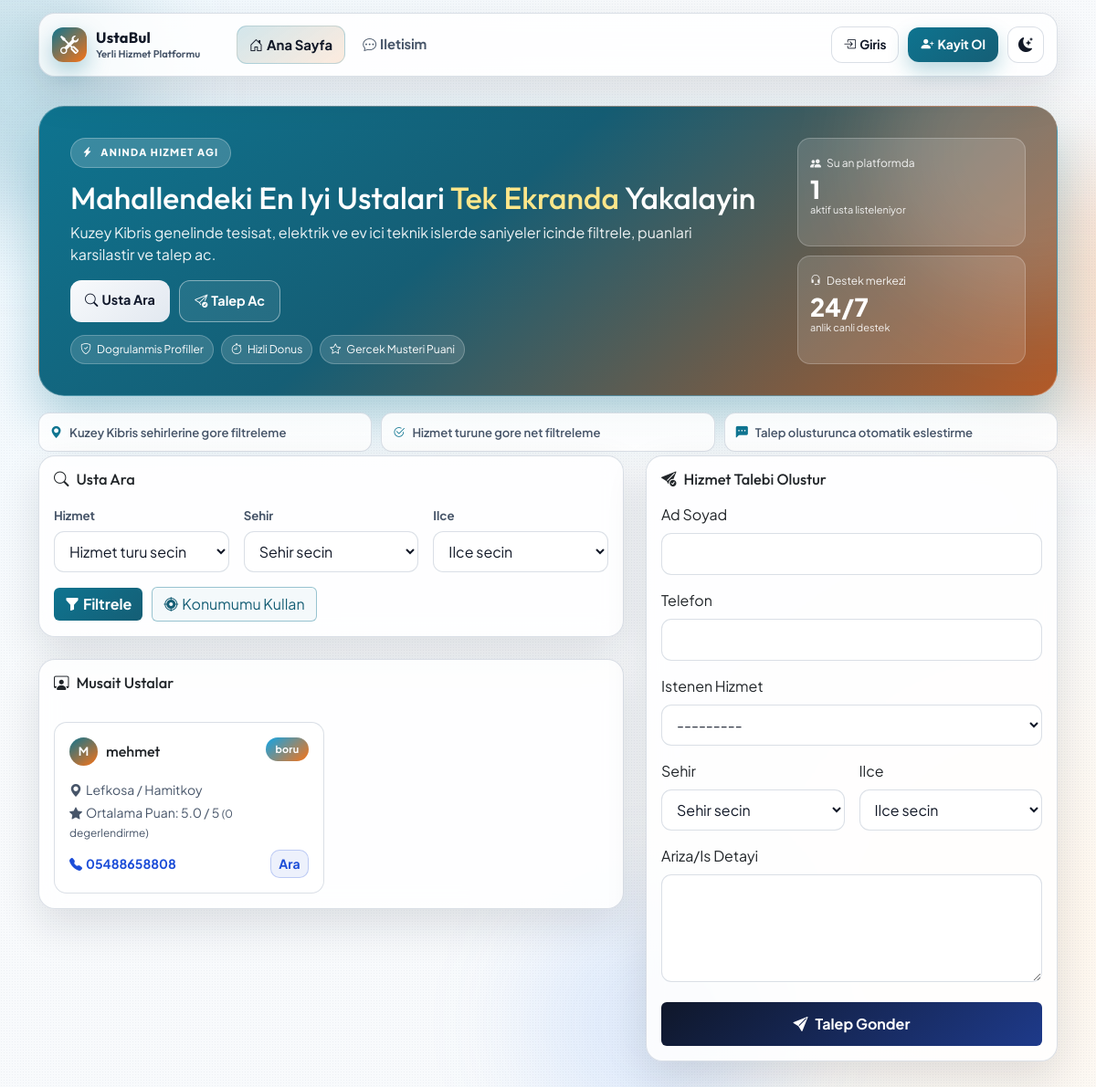
The page / on the database its author committed.
### Myapp/models.py (models this page shows, shortened)
class Provider(models.Model):
    full_name = models.CharField(max_length=120)
    service_type = models.ForeignKey(ServiceType, on_delete=models.CASCADE, related_name="providers")
    city = models.CharField(max_length=80)
    district = models.CharField(max_length=80)
    phone = models.CharField(max_length=20)
    latitude = models.DecimalField(max_digits=9, decimal_places=6, null=True, blank=True)
    longitude = models.DecimalField(max_digits=9, decimal_places=6, null=True, blank=True)
    rating = models.DecimalField(max_digits=2, decimal_places=1, default=5.0)
    is_available = models.BooleanField(default=True)
    description = models.TextField(blank=True)
    created_at = models.DateTimeField(auto_now_add=True)
    class Meta:
        ordering = ["-is_available", "-rating", "full_name"]

class ServiceType(models.Model):
    name = models.CharField(max_length=80, unique=True)
    slug = models.SlugField(unique=True)
    class Meta:
        ordering = ["name"]
    def __str__(self):
        return self.name

### Myapp/views.py (the view)
# urls.py: path('', views.index, name='index'),
def index(request):
    search_form = ServiceSearchForm(request.GET or None)
    providers_qs = (
        Provider.objects.filter(is_available=True)
        .select_related("service_type")
        .annotate(ratings_count=Count("ratings"))
    )
    location_used = False
    if search_form.is_valid():
        service_type = search_form.cleaned_data.get("service_type")
        city = (search_form.cleaned_data.get("city") or "").strip()
        district = (search_form.cleaned_data.get("district") or "").strip()
        user_latitude = search_form.cleaned_data.get("latitude")
        user_longitude = search_form.cleaned_data.get("longitude")
        if service_type:
            providers_qs = providers_qs.filter(service_type=service_type)
        if city:
            providers_qs = providers_qs.filter(city__icontains=city)
        if district:
            providers_qs = providers_qs.filter(district__icontains=district)
        providers = list(providers_qs[:100])
        if user_latitude is not None and user_longitude is not None:
            location_used = True
            for provider in providers:
                if provider.latitude is not None and provider.longitude is not None:
                    provider.distance_km = round(
                        haversine_km(
                            float(user_latitude),
                            float(user_longitude),
                            float(provider.latitude),
                            float(provider.longitude),
                        ),
                        1,
                    )
                else:
                    provider.distance_km = None
            providers.sort(
                key=lambda p: (
                    p.distance_km is None,
                    p.distance_km if p.distance_km is not None else 10**9,
                    -float(p.rating),
                )
            )
        else:
            for provider in providers:
                provider.distance_km = None
    else:
        providers = list(providers_qs[:12])
        for provider in providers:
            provider.distance_km = None
    request_form = ServiceRequestForm(initial=build_request_form_initial(request))
    context = {
        "search_form": search_form,
        "request_form": request_form,
        "providers": providers[:12],
        "location_used": location_used,
        "city_district_map_json": get_city_district_map_json(),
    }
    return render(request, "Myapp/index.html", context)

### Myapp/forms.py
class ServiceSearchForm(forms.Form):
    service_type = forms.ModelChoiceField(
        queryset=ServiceType.objects.all(),
        empty_label="Hizmet turu secin",
        required=False,
        label="Hizmet",
    )
    city = forms.ChoiceField(choices=[("", "Sehir secin")] + NC_CITY_CHOICES, required=False, label="Sehir")
    district = forms.ChoiceField(choices=[("", "Ilce secin")] + NC_DISTRICT_CHOICES, required=False, label="Ilce")
    latitude = forms.FloatField(required=False, widget=forms.HiddenInput())
    longitude = forms.FloatField(required=False, widget=forms.HiddenInput())

class ServiceRequestForm(forms.ModelForm):
    city = forms.ChoiceField(choices=[("", "Sehir secin")] + NC_CITY_CHOICES, label="Sehir")
    district = forms.ChoiceField(choices=[("", "Ilce secin")] + NC_DISTRICT_CHOICES, label="Ilce")
    class Meta:
        model = ServiceRequest
        fields = ["customer_name", "customer_phone", "service_type", "city", "district", "details"]
        labels = {
            "customer_name": "Ad Soyad",
            "customer_phone": "Telefon",
            "service_type": "Istenen Hizmet",
            "city": "Sehir",
            "district": "Ilce",
            "details": "Ariza/Is Detayi",
        }
        widgets = {
            "details": forms.Textarea(attrs={"rows": 4}),
        }

### Myapp/views.py (called while the page is built, shortened)
def build_request_form_initial(request):
    if not request.user.is_authenticated:
        return {}

def get_city_district_map_json():
    return json.dumps(NC_CITY_DISTRICT_MAP)

### Myapp/templates/Myapp/index.html (shortened to what this page needs)
{% extends "base.html" %}
{% block content %}
<section class="hero-spotlight reveal-up">
  <div class="hero-layout">
    <div class="hero-copy">
      <span class="hero-badge"><i class="bi bi-lightning-charge-fill"></i>ANINDA HIZMET AGI</span>
      <h1>Mahallendeki En Iyi Ustalari <span>Tek Ekranda</span> Yakalayin</h1>
      <p>Kuzey Kibris genelinde tesisat, elektrik ve ev ici teknik islerde saniyeler icinde filtrele, puanlari karsilastir ve talep ac.</p>
      <div class="hero-actions">
        <a class="btn hero-btn hero-btn-solid" href="#search-panel"><i class="bi bi-search me-1"></i>Usta Ara</a>
        <a class="btn hero-btn hero-btn-outline" href="#talep-form"><i class="bi bi-send-check me-1"></i>Talep Ac</a>
      </div>
      <div class="trust-ribbon">
        <span><i class="bi bi-shield-check"></i>Dogrulanmis Profiller</span>
        <span><i class="bi bi-stopwatch"></i>Hizli Donus</span>
        <span><i class="bi bi-star"></i>Gercek Musteri Puani</span>
      </div>
    </div>
    <aside class="hero-metrics">
      <div class="metric-card">
        <p class="metric-top"><i class="bi bi-people-fill"></i>Su an platformda</p>
        <p class="metric-value">{{ providers|length }}</p>
        <p class="metric-note">aktif usta listeleniyor</p>
      </div>
      <div class="metric-card">
        <p class="metric-top"><i class="bi bi-headset"></i>Destek merkezi</p>
        <p class="metric-value">24/7</p>
        <p class="metric-note">anlik canli destek</p>
      </div>
    </aside>
  </div>
</section>
<section class="status-strip reveal-up delay-1">
  <div class="status-item"><i class="bi bi-geo-alt-fill"></i>Kuzey Kibris sehirlerine gore filtreleme</div>
  <div class="status-item"><i class="bi bi-check2-circle"></i>Hizmet turune gore net filtreleme</div>
  <div class="status-item"><i class="bi bi-chat-left-dots-fill"></i>Talep olusturunca otomatik eslestirme</div>
</section>
<section class="row g-4 align-items-start">
  <div class="col-xl-7">
    <div class="card panel-card shadow-sm reveal-up delay-1" id="search-panel">
      <div class="card-body">
        <h2 class="h5 mb-3 section-title"><i class="bi bi-search me-2"></i>Usta Ara</h2>
        <form method="get" class="row g-3 search-form" id="search-form">
          <div class="col-lg-4">
            <label class="form-label">{{ search_form.service_type.label }}</label>
            {{ search_form.service_type }}
          </div>
          <div class="col-lg-4">
            <label class="form-label">{{ search_form.city.label }}</label>
            {{ search_form.city }}
          </div>
          <div class="col-lg-4">
            <label class="form-label">{{ search_form.district.label }}</label>
            {{ search_form.district }}
          </div>
          <div class="col-12 form-toolbar">
            <button type="submit" class="btn btn-primary btn-main"><i class="bi bi-funnel-fill me-1"></i>Filtrele</button>
            <button type="button" class="btn btn-outline-success btn-location" id="use-location-btn"><i class="bi bi-crosshair2 me-1"></i>Konumumu Kullan</button>
          </div>
        </form>
      </div>
    </div>
    <div class="card panel-card shadow-sm mt-4 reveal-up delay-2">
      <div class="card-body">
        <div class="d-flex align-items-center justify-content-between flex-wrap gap-2 mb-3">
          <h2 class="h5 mb-0 section-title"><i class="bi bi-person-workspace me-2"></i>Musait Ustalar</h2>
        </div>
        {% if providers %}
          <div class="row g-3 provider-grid">
            {% for provider in providers %}
              <div class="col-md-6 col-xl-6">
                <article class="provider-card p-3 h-100">
                  <div class="d-flex align-items-start justify-content-between mb-3">
                    <div class="provider-head">
                      <span class="avatar-dot">{{ provider.full_name|slice:":1"|upper }}</span>
                      <h3 class="h6 mb-0">{{ provider.full_name }}</h3>
                    </div>
                    <span class="pill">{{ provider.service_type.name }}</span>
                  </div>
                  <p class="small mb-1 provider-location"><i class="bi bi-geo-alt-fill me-1"></i>{{ provider.city }} / {{ provider.district }}</p>
                  <p class="small mb-1 provider-rating">
                    <i class="bi bi-star-fill me-1"></i>Ortalama Puan: {{ provider.rating }} / 5
                    <span class="rating-count">({{ provider.ratings_count }} degerlendirme)</span>
                  </p>
                  <div class="provider-bottom">
                    <p class="small mb-0 provider-phone"><i class="bi bi-telephone-fill me-1"></i><strong>{{ provider.phone }}</strong></p>
                    <a href="tel:{{ provider.phone }}" class="btn btn-sm provider-call-btn">Ara</a>
                  </div>
                </article>
              </div>
            {% endfor %}
          </div>
        {% else %}
          <p class="mb-0">Kriterlere uygun usta bulunamadi.</p>
        {% endif %}
      </div>
    </div>
  </div>
  <div class="col-xl-5">
    <div class="card panel-card shadow-sm sticky-form reveal-up delay-3" id="talep-form">
      <div class="card-body">
        <h2 class="h5 mb-3 section-title"><i class="bi bi-send-check-fill me-2"></i>Hizmet Talebi Olustur</h2>
        <form method="post" action="{% url 'create_request' %}" class="row g-3" id="request-form">
          <div class="col-12">
            <label class="form-label">{{ request_form.customer_name.label }}</label>
            {{ request_form.customer_name }}
          </div>
          <div class="col-12">
            <label class="form-label">{{ request_form.customer_phone.label }}</label>
            {{ request_form.customer_phone }}
          </div>
          <div class="col-12">
            <label class="form-label">{{ request_form.service_type.label }}</label>
            {{ request_form.service_type }}
          </div>
          <div class="col-md-6">
            <label class="form-label">{{ request_form.city.label }}</label>
            {{ request_form.city }}
          </div>
          <div class="col-md-6">
            <label class="form-label">{{ request_form.district.label }}</label>
            {{ request_form.district }}
          </div>
          <div class="col-12">
            <label class="form-label">{{ request_form.details.label }}</label>
            {{ request_form.details }}
          </div>
          <div class="col-12">
            <button type="submit" class="btn btn-dark w-100 btn-main-dark"><i class="bi bi-send-fill me-2"></i>Talep Gonder</button>
          </div>
        </form>
      </div>
    </div>
  </div>
</section>
{% endblock %}

### templates/base.html (shortened to what this page needs)
{% load static %}
<!doctype html>
<html lang="tr" data-theme="light">
<head>
  <link href="https://cdn.jsdelivr.net/npm/bootstrap@5.3.8/dist/css/bootstrap.min.css" rel="stylesheet">
  <link rel="stylesheet" href="https://cdn.jsdelivr.net/npm/bootstrap-icons@1.11.3/font/bootstrap-icons.min.css">
  <link rel="stylesheet" href="{% static 'css/style.css' %}">
</head>
<body>
<div class="bg-orb orb-a"></div>
<div class="bg-orb orb-b"></div>
<header class="site-header fixed-top">
  <div class="container">
    <nav class="navbar navbar-expand-lg site-nav">
      <a class="navbar-brand site-brand" href="{% url 'index' %}">
        <span class="site-brand-mark"><i class="bi bi-tools"></i></span>
        <span class="site-brand-copy">
          <strong>UstaBul</strong>
          <small>Yerli Hizmet Platformu</small>
        </span>
      </a>
      <div class="collapse navbar-collapse" id="siteNav">
        <div class="navbar-nav nav-links ms-lg-4">
          <a class="nav-link {% if request.path == '/' %}active{% endif %}" href="{% url 'index' %}"><i class="bi bi-house-door me-1"></i>Ana Sayfa</a>
          <a class="nav-link {% if request.path == '/contact/' %}active{% endif %}" href="{% url 'contact' %}"><i class="bi bi-chat-dots me-1"></i>Iletisim</a>
        </div>
        <div class="nav-tools ms-lg-auto">
          {% if request.user.is_authenticated %}
            <span class="user-chip d-none d-md-inline-flex"><i class="bi bi-person-circle me-1"></i>{{ request.user.username }}</span>
            <a class="btn nav-cta-btn d-none d-md-inline-flex" href="{% url 'index' %}#talep-form">
              <i class="bi bi-lightning-charge-fill me-1"></i>Talep Ac
            </a>
            <form method="post" action="{% url 'logout' %}" class="logout-form">
              {% csrf_token %}
              <button type="submit" class="btn nav-ghost-btn"><i class="bi bi-box-arrow-right me-1"></i>Cikis</button>
            </form>
          {% else %}
            <a class="btn nav-ghost-btn" href="{% url 'login' %}"><i class="bi bi-box-arrow-in-right me-1"></i>Giris</a>
            <a class="btn nav-cta-btn" href="{% url 'signup' %}"><i class="bi bi-person-plus-fill me-1"></i>Kayit Ol</a>
          {% endif %}
          <button type="button" class="theme-toggle-btn" id="theme-toggle-btn" aria-label="Temayi degistir">
          </button>
        </div>
      </div>
    </nav>
  </div>
</header>
<main class="container site-main">
  {% block content %}{% endblock %}
</main>
</body>
</html>

### rows shown on the page
Provider: full_name "M", full_name "mehmet", service_type.name "boru", city "Lefkosa", district "Hamitkoy", rating "5.0", ratings_count "0", phone "05488658808"

### other values the page prints
{{ providers|length }} "1"
{{ search_form.service_type.label }} "Hizmet"
{{ search_form.city.label }} "Sehir"
{{ search_form.district.label }} "Ilce"
{{ request_form.customer_name.label }} "Ad Soyad"
{{ request_form.customer_phone.label }} "Telefon"
{{ request_form.service_type.label }} "Istenen Hizmet"
{{ request_form.city.label }} "Sehir"
{{ request_form.district.label }} "Ilce"
{{ request_form.details.label }} "Ariza/Is Detayi"
